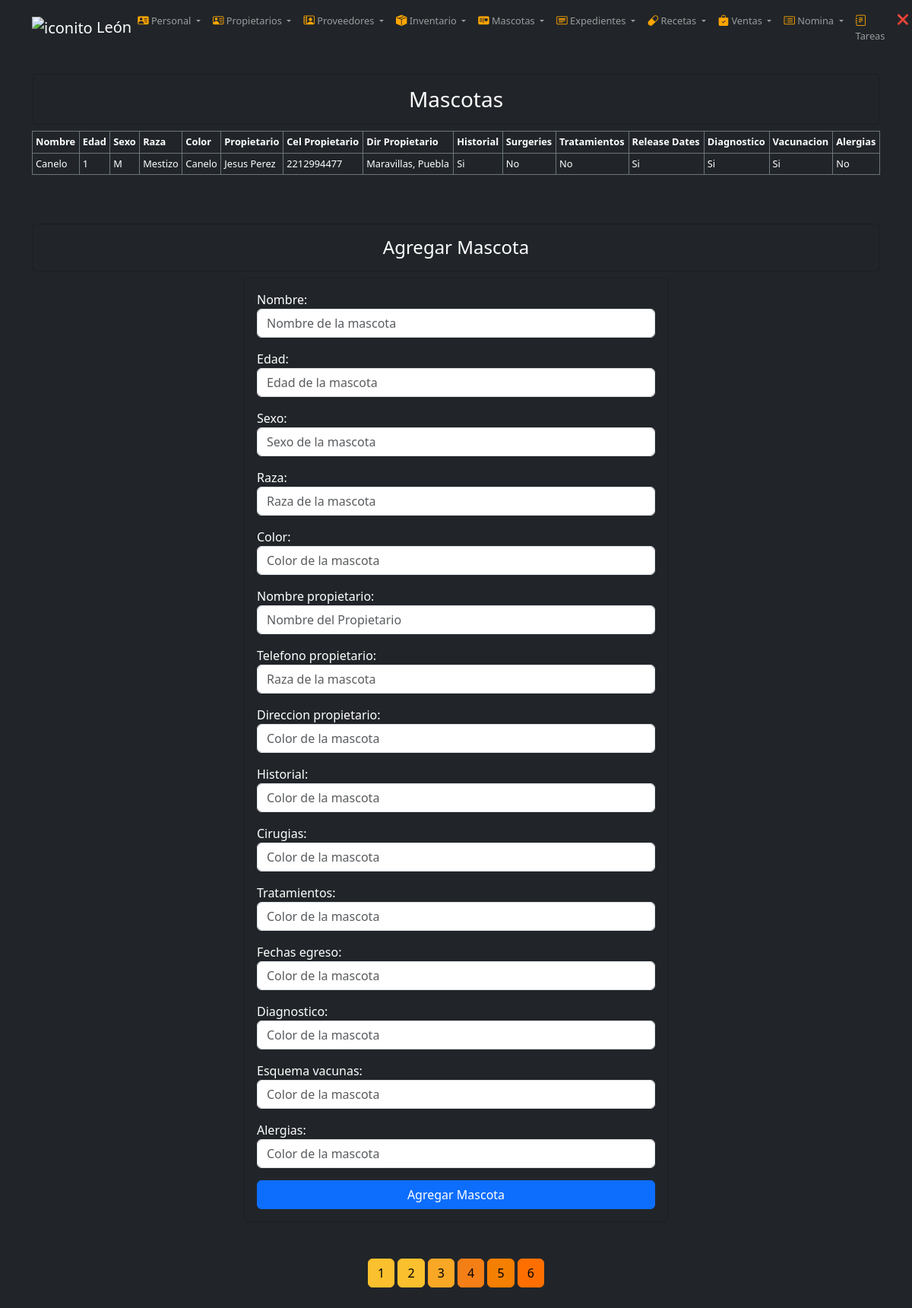
The page /pet/ (signed in) on the database its author committed.
### tasks/models.py (models this page shows, shortened)
class Pet(models.Model):
    nombre = models.CharField(max_length=100)  # campos existente
    edad = models.IntegerField()
    sexo = models.CharField(max_length=100)
    raza = models.CharField(max_length=100)
    color = models.CharField(max_length=100)
    nombre_propietario = models.CharField(max_length=100)
    telefono_propietario = models.CharField(max_length=100)
    direccion_propietario = models.CharField(max_length=100)
    historial = models.CharField(max_length=100)
    cirugias = models.CharField(max_length=100)
    tratamientos = models.CharField(max_length=100)
    fechas_egreso = models.CharField(max_length=100)
    diagnostico = models.CharField(max_length=100)
    esquema_vacunas = models.CharField(max_length=100)
    alergias = models.CharField(max_length=100)
    user = models.ForeignKey(User, on_delete=models.CASCADE, default=1)

### tasks/views.py (the view)
# urls.py: path('pet/', views.pet_page, name='pet_page'),### PET ###
@login_required
def pet_page(request):
    if request.method == "POST":
        form = PetForm(request.POST)
        if form.is_valid():
            new_pet = form.save(commit=False)
            new_pet.user = request.user
            new_pet.save()
            return redirect(".")
    else:
        form = PetForm()
    pets = Pet.objects.filter(user=request.user)
    context = {"pets": pets, "form": form}
    return render(request, "pet.html", context)

### tasks/templates/pet.html (shortened to what this page needs)
{% extends 'base.html' %}
{% block content %}
<div class="main container bg-dark text-white">
    <br>
    <div class="table-responsive mx-auto">
        <h3 class="card card-body text-center bg-dark text-white">Mascotas</h3>
        <table class="table table-sm table-bordered table-dark border-secondary text-white" style="font-size: 0.8em">
            <thead>
                <tr>
                    <th>Nombre</th>
                    <th>Edad</th>
                    <th>Sexo</th>
                    <th>Raza</th>
                    <th>Color</th>
                    <th>Propietario</th>
                    <th>Cel Propietario</th>
                    <th>Dir Propietario</th>
                    <th>Historial</th>
                    <th>Surgeries</th>
                    <th>Tratamientos</th>
                    <th>Release Dates</th>
                    <th>Diagnostico</th>
                    <th>Vacunacion</th>
                    <th>Alergias</th>
                </tr>
            </thead>
            <tbody>
                {% for pet in pets %}
                <tr>
                    <td>{{ pet.nombre }}</td>
                    <td>{{ pet.edad }}</td>
                    <td>{{ pet.sexo }}</td>
                    <td>{{ pet.raza }}</td>
                    <td>{{ pet.color }}</td>
                    <td>{{ pet.nombre_propietario }}</td>
                    <td>{{ pet.telefono_propietario }}</td>
                    <td>{{ pet.direccion_propietario }}</td>
                    <td>{{ pet.historial }}</td>
                    <td>{{ pet.cirugias }}</td>
                    <td>{{ pet.tratamientos }}</td>
                    <td>{{ pet.fechas_egreso }}</td>
                    <td>{{ pet.diagnostico }}</td>
                    <td>{{ pet.esquema_vacunas }}</td>
                    <td>{{ pet.alergias }}</td>
                </tr>
                {% empty %}
                <tr>
                    <td colspan="15">No tienes mascotas aún.</td>
                </tr>
                {% endfor %}
            </tbody>
        </table>
        <br><br>
    </div>
    <h4 class="card card-body text-center bg-dark text-white">Agregar Mascota</h4>
    <form method="post" class="card card-body bg-dark text-white col-md-6 mx-auto">
        {{ form.as_p }}
        <button type="submit" class="btn btn-primary">Agregar Mascota</button>
    </form>
</div>
{% endblock %}

### tasks/templates/base.html (shortened to what this page needs)
{% load static %}
<!DOCTYPE html>
<html lang="en">
<head>
    <link rel="stylesheet" href="https://cdn.jsdelivr.net/npm/bootstrap@5.3.0-alpha3/dist/css/bootstrap.min.css">
    <link rel="stylesheet" href="{% static 'styles.css' %}">
    <link rel="stylesheet" href="https://cdn.jsdelivr.net/npm/bootstrap-icons@1.10.5/font/bootstrap-icons.css">
</head>
<body class="bg-dark text-white">
    <nav class="navbar navbar-expand-lg bg-dark navbar-dark">
        <div class="container">
            <a class="navbar-brand" href="/"><img src="https://www.svgrepo.com/show/395985/cat.svg" alt="iconito"
                    width="20" height="20"> León</a>
            <div class="collapse navbar-collapse" id="navbarNav">
                <ul class="navbar-nav ms-auto small-font">
                    {% if user.is_authenticated %}
                    <li class="nav-item dropdown" data-bs-theme="dark">
                        <a class="nav-link dropdown-toggle " href="#" id="navbarDropdownMenuLink" role="button"
                            data-bs-toggle="dropdown" aria-expanded="false">
                            <i class="bi bi-person-vcard-fill" style="font-size: 0.9rem; color: rgb(255, 166, 0);"></i>
                            Personal
                        </a>
                    </li>
                    <li class="nav-item dropdown" data-bs-theme="dark">
                        <a class="nav-link dropdown-toggle" href="#" id="navbarDropdownMenuLink" role="button"
                            data-bs-toggle="dropdown" aria-expanded="false">
                            <i class="bi bi-person-vcard" style="font-size: 0.9rem; color: rgb(255, 166, 0);"></i>
                            Propietarios
                        </a>
                    </li>
                    <li class="nav-item dropdown" data-bs-theme="dark">
                        <a class="nav-link dropdown-toggle " href="#" id="navbarDropdownMenuLink" role="button"
                            data-bs-toggle="dropdown" aria-expanded="false">
                            <i class="bi bi-person-video2" style="font-size: 0.9rem; color: rgb(255, 166, 0);"></i>
                            Proveedores
                        </a>
                    </li>
                    <li class="nav-item dropdown" data-bs-theme="dark">
                        <a class="nav-link dropdown-toggle " href="#" id="navbarDropdownMenuDark" role="button"
                            data-bs-toggle="dropdown" aria-expanded="false">
                            <i class="bi bi-box-seam-fill" style="font-size: 0.9rem; color: rgb(255, 166, 0);"></i>
                            Inventario
                        </a>
                    </li>
                    <li class="nav-item dropdown" data-bs-theme="dark">
                        <a class="nav-link dropdown-toggle " href="#" id="navbarDropdownMenuDark" role="button"
                            data-bs-toggle="dropdown" aria-expanded="false">
                            <i class="bi bi-postcard-heart-fill"
                                style="font-size: 0.9rem; color: rgb(255, 166, 0);"></i>
                            Mascotas
                        </a>
                    </li>
                    <li class="nav-item dropdown" data-bs-theme="dark">
                        <a class="nav-link dropdown-toggle " href="#" id="navbarDropdownMenuDark" role="button"
                            data-bs-toggle="dropdown" aria-expanded="false">
                            <i class="bi bi-card-heading" style="font-size: 0.9rem; color: rgb(255, 166, 0);"></i>
                            Expedientes
                        </a>
                    </li>
                    <li class="nav-item dropdown" data-bs-theme="dark">
                        <a class="nav-link dropdown-toggle " href="#" id="navbarDropdownMenuDark" role="button"
                            data-bs-toggle="dropdown" aria-expanded="false">
                            <i class="bi bi-capsule" style="font-size: 0.9rem; color: rgb(255, 166, 0);"></i>
                            Recetas
                        </a>
                    </li>
                    <li class="nav-item dropdown" data-bs-theme="dark">
                        <a class="nav-link dropdown-toggle " href="#" id="navbarDropdownMenuDark" role="button"
                            data-bs-toggle="dropdown" aria-expanded="false">
                            <i class="bi bi-bag-check-fill" style="font-size: 0.9rem; color: rgb(255, 166, 0);"></i>
                            Ventas
                        </a>
                    </li>
                    <li class="nav-item dropdown" data-bs-theme="dark">
                        <a class="nav-link dropdown-toggle" href="#" id="navbarDropdownMenuLink" role="button"
                            data-bs-toggle="dropdown" aria-expanded="false">
                            <i class="bi bi-card-list" style="font-size: 0.9rem; color: rgb(255, 166, 0);"></i> Nomina
                        </a>
                    </li>
                    <li class="nav-item"> <a href="{% url 'task_manager' %}" class="nav-link"><i
                                class="bi bi-journal-text" style="font-size: 0.9rem; color: rgb(255, 166, 0);"></i>
                            Tareas</a> </li>
                    <li class="nav-item"> <a href="/logout" class="nav-link"><span style="color: red;">&#10060;</span>
                            </a> </li>
                    {% else %}
                    <li class="nav-item"> <a href="/signup" class="nav-link">Registro</a> </li>
                    <li class="nav-item"> <a href="/signin" class="nav-link">Acceder</a> </li>
                    {% endif %}
                </ul>
            </div>
        </div>
    </nav>
    {% block content %}
    {% endblock %}
</body>
<br><br>
<footer>
    <div class="text-center">
        <a class="btn btn-itp " href="/signin/"> 1 </a>
        <a class="btn btn-itp1" href="/signup/"> 2 </a>
        <a class="btn btn-itp2" href="/"> 3 </a>
        <a class="btn btn-itp3" href="/"> 4 </a>
        <a class="btn btn-itp4" href="/"> 5 </a>
        <a class="btn btn-itp5" href="/"> 6 </a>
    </div> <br><br>
</footer>
</html>

### static/styles.css (style rules this page uses)
:root { --itp-yellow: #FBC02D; --itp-hover: #FDD835; }
.btn-itp1 { background-color: #FBC02D; color: #000; border-color: #FBC02D; }
.btn-itp { background-color: #FBC02D; color: #000; border-color: #FBC02D; }
.btn-itp2 { background-color: #F9A825; color: #000; border-color: #F9A825; }
.btn-itp3 { background-color: #F57F17; color: #000; border-color: #F57F17; }
.btn-itp4 { background-color: #F57F00; color: #000; border-color: #F57F00; }
.btn-itp5 { background-color: #FF6F00; color: #000; border-color: #FF6F00; }
.small-font { font-size: 0.8em; }

### rows shown on the page
Pet: nombre "Canelo", edad "1", sexo "M", raza "Mestizo", color "Canelo", nombre_propietario "Jesus Perez", telefono_propietario "2212994477", direccion_propietario "Maravillas, Puebla", historial "Si", cirugias "No", tratamientos "No", fechas_egreso "Si", diagnostico "Si", esquema_vacunas "Si", alergias "No"
